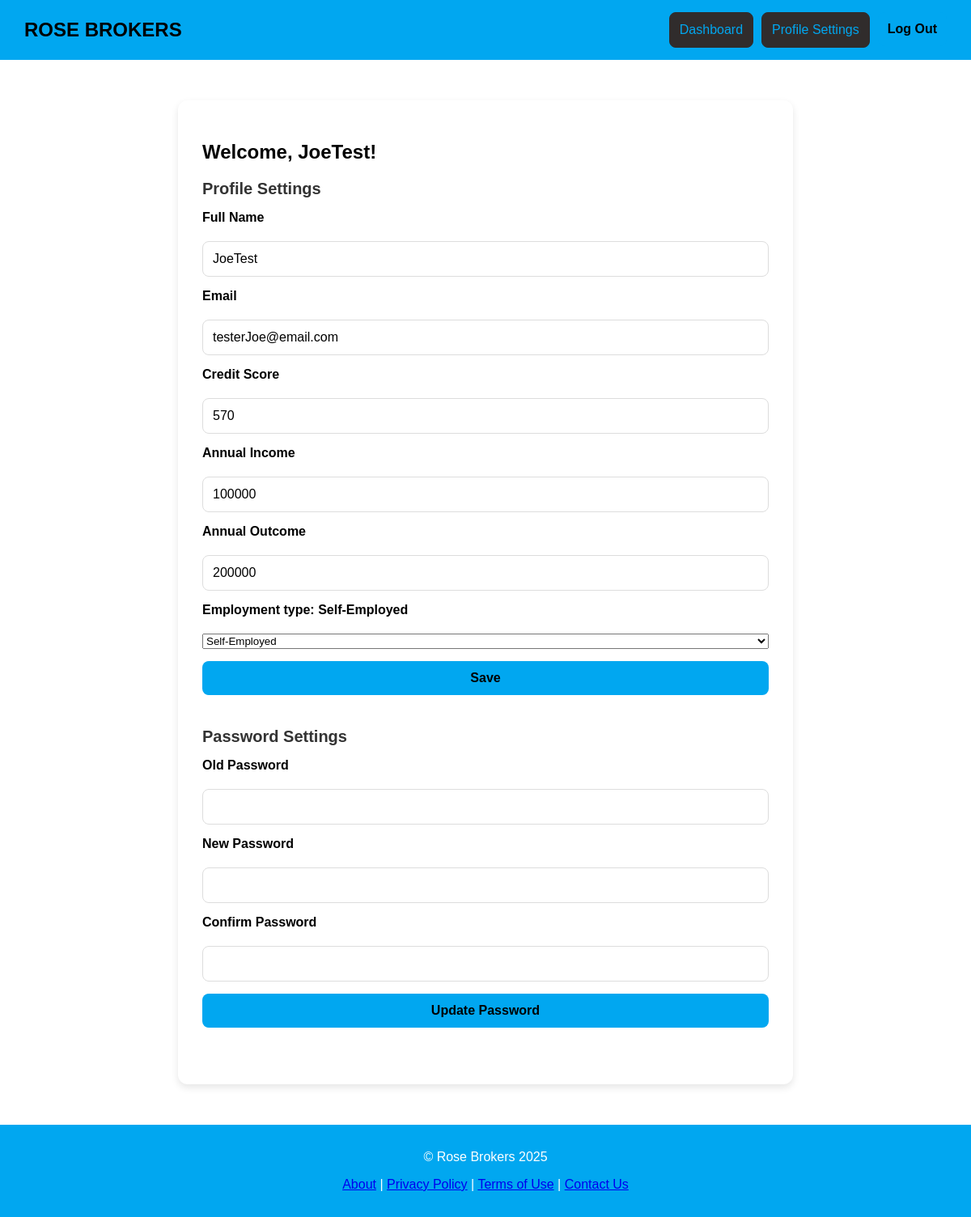
The app's page /settings.php (signed in), older data.
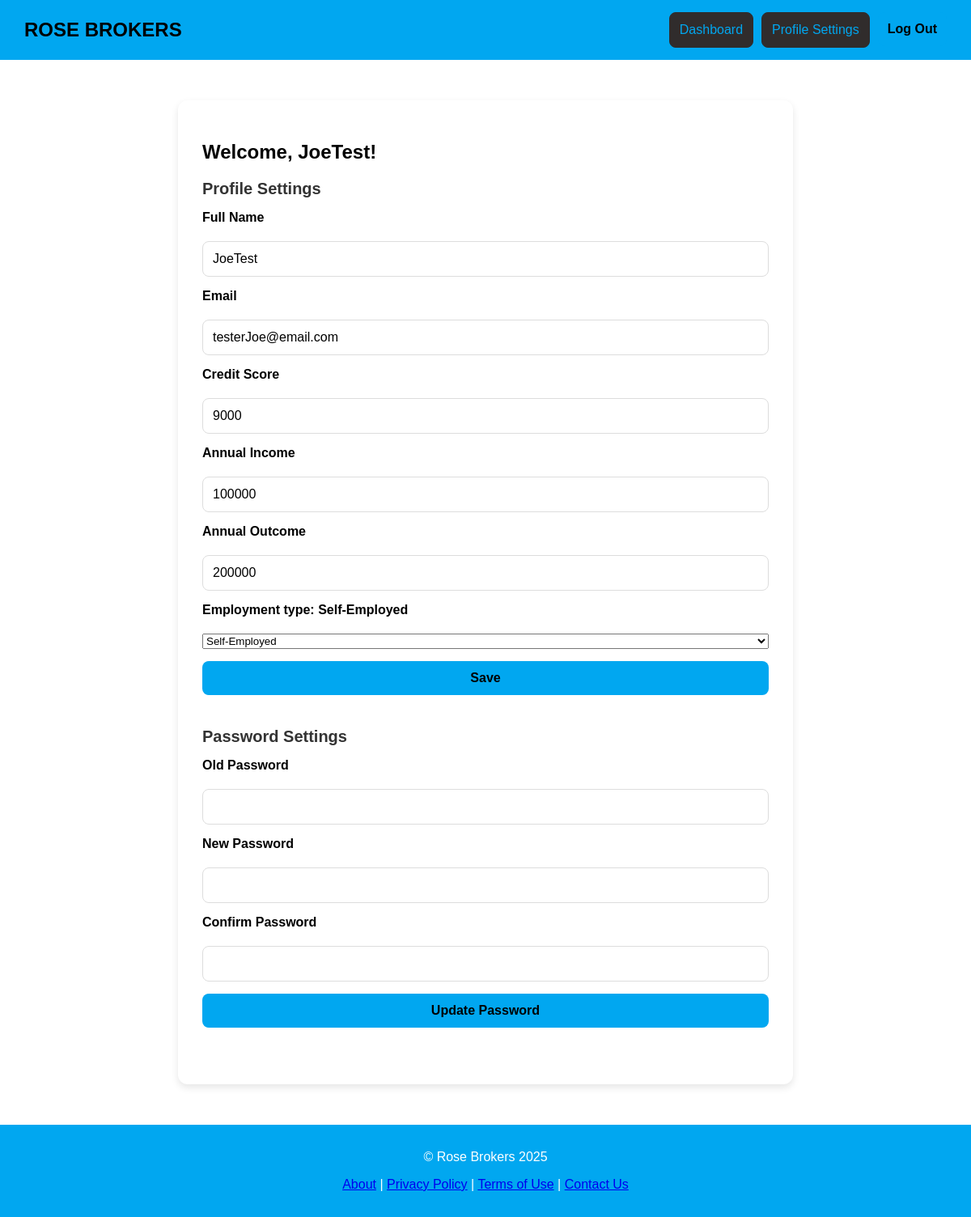
The same page, newer data.
### tables this page shows
CREATE TABLE "Users" (
	"UserId"	INTEGER,
	"Email"	TEXT NOT NULL UNIQUE,
	"FullName"	TEXT NOT NULL,
	"AnnualIncome"	NUMERIC,
	"AnnualOutcome"	NUMERIC,
	"CreditScore"	NUMERIC,
	"EmploymentType"	TEXT,
	"DOB"	TEXT,
	"Password"	TEXT NOT NULL,
	"QuoteId"	TEXT,
	PRIMARY KEY("UserId"),
	FOREIGN KEY("QuoteId") REFERENCES "Quote"("QuoteId")
);

### settings.php (the view, shortened to what this page needs)
<?php
include 'db.php';
require 'headerFooter.php';
$user_id = $_SESSION['user_id'];
$stmt = $conn->prepare("SELECT FullName, Email, CreditScore, AnnualIncome, AnnualOutcome, EmploymentType FROM Users WHERE UserId = ?");
$stmt->execute([$user_id]);
$user = $stmt->fetch(PDO::FETCH_ASSOC);
?>
<!DOCTYPE html>
<html lang="en">
<head>
    <link rel="stylesheet" href="css/global.css" />
</head>
<body>
<?php render_navbar() ?>
<section class="profile-page__container">
    <div class="profile-page__content">
        <h2 class="profile-page__title">Welcome, <?php echo htmlspecialchars($_SESSION['fullname']); ?>!</h2>
        <div class="profile-page__section">
            <h3 class="profile-page__section-title">Profile Settings</h3>
            <form class="profile-page__form" method="POST">
                <label for="FullName" class="profile-page__label">Full Name</label>
                <input type="text" id="FullName" name="FullName" class="profile-page__input" value="<?php echo htmlspecialchars($user['FullName']); ?>">
                <label for="email" class="profile-page__label">Email</label>
                <input type="email" id="email" name="email" class="profile-page__input" value="<?php echo htmlspecialchars($user['Email']); ?>">
                <label for="CreditScore" class="profile-page__label">Credit Score</label>
                <input type="CreditScore" id="CreditScore" name="CreditScore" class="profile-page__input" value="<?php echo htmlspecialchars($user['CreditScore']); ?>">
                <label for="AnnualIncome" class="profile-page__label">Annual Income</label>
                <input type="AnnualIncome" id="AnnualIncome" name="AnnualIncome" class="profile-page__input" value="<?php echo htmlspecialchars($user['AnnualIncome']); ?>">
                <label for="AnnualOutcome" class="profile-page__label">Annual Outcome</label>
                <input type="AnnualOutcome" id="AnnualOutcome" name="AnnualOutcome" class="profile-page__input" value="<?php echo htmlspecialchars($user['AnnualOutcome']); ?>">
                <label for="EmploymentType" class="profile-page__label">
                    Employment type: <?php echo htmlspecialchars($user['EmploymentType'] ?? '', ENT_QUOTES, 'UTF-8'); ?>
                </label>
                <select type="EmploymentType" id="EmploymentType" name="EmploymentType" >
                    <option value="Self-Employed" selected="selected">Self-Employed</option>
                </select>
                <button type="submit" class="profile-page__btn profile-page__btn--save">Save</button>
            </form>
        </div>
        <div class="profile-page__section">
            <h3 class="profile-page__section-title">Password Settings</h3>
            <form class="profile-page__form" method="POST">
                <label for="old_password" class="profile-page__label">Old Password</label>
                <input type="password" id="old_password" name="old_password" class="profile-page__input">
                <label for="new_password" class="profile-page__label">New Password</label>
                <input type="password" id="new_password" name="new_password" class="profile-page__input">
                <label for="confirm_password" class="profile-page__label">Confirm Password</label>
                <input type="password" id="confirm_password" name="confirm_password" class="profile-page__input">
                <button type="submit" class="profile-page__btn profile-page__btn--save">Update Password</button>
            </form>
        </div>
    </div>
</section>
<?php render_footer() ?>
</body>
</html>

### headerFooter.php
<?php
function render_navbar() {
    $navbar = '<header class="navbar">
        <a href="index.php" class="navbar__title-link"><h1 class="navbar__title">ROSE BROKERS</h1></a>
        <div class="navbar__buttons">';
    if (isset($_SESSION['user_type']) && $_SESSION['user_type'] === 'user') {
      $navbar .= '
          <a href="dashboard.php"><button class="btn btn--register">Dashboard</button></a>
          <a href="settings.php"><button class="btn btn--register">Profile Settings</button></a>
          <a href="logout.php"><button class="btn btn--login">Log Out</button></a>';
    } elseif (isset($_SESSION['user_type']) && $_SESSION['user_type'] === 'broker') {
      $navbar .= '
          <a href="broker-dashboard.php"><button class="btn btn--register">Dashboard</button></a>
          <a href="broker-setting.php"><button class="btn btn--register">Profile Settings</button></a>
          <a href="logout.php"><button class="btn btn--login">Log Out</button></a>';
    } else {
      $navbar .= '
          <a href="register.php"><button class="btn btn--register">Register</button></a>
          <a href="login.php"><button class="btn btn--login">Log In</button></a>';
    }
    $navbar .= '</div></header>';
    echo $navbar;
  }
function render_footer(){
    $footer = '    <footer class="footer">
      <p class="footer__text">© Rose Brokers 2025</p>
        <a href="/about.php">About</a> |
        <a href="/privacy.php">Privacy Policy</a> |
        <a href="/terms.php">Terms of Use</a> |
        <a href="/contact.php">Contact Us</a>
      </p>
    </footer> ';
    echo $footer;
}
?>

### css/global.css (style rules this page uses)
body { font-family: Arial, sans-serif; margin: 0; padding: 0; background-color: white; }
.navbar { background-color: #01A7F0; color: black; display: flex; justify-content: space-between; align-items: center; padding: 15px 30px; }
.navbar__title { margin: 0; font-size: 24px; font-weight: bold; text-decoration: none; }
.navbar__title-link { text-decoration: none; color: inherit; }
.navbar__buttons { display: flex; gap: 10px; }
.btn { padding: 12px; border: none; border-radius: 8px; font-size: 16px; cursor: pointer; width: 100%; }
.btn--login { background-color: #01A7F0; color: black; font-weight: bold; border-color: black; border-width: 5px; }
.btn--register { background-color: #302c2c; color: #01A7F0; border: 1px solid #302c2c; }
.profile-page__container { max-width: 700px; margin: 50px auto; background-color: #fff; padding: 30px; border-radius: 12px; box-shadow: 0 4px 10px rgba(0, 0, 0, 0.1); }
.profile-page__section { margin-bottom: 40px; text-align: left; }
.profile-page__section-title { font-size: 20px; margin-bottom: 15px; color: #333; }
.profile-page__form { display: flex; flex-direction: column; gap: 15px; }
.profile-page__label { font-weight: bold; margin-bottom: 5px; }
.profile-page__input { padding: 12px; border: 1px solid #ddd; border-radius: 8px; font-size: 16px; }
.profile-page__btn { padding: 12px 20px; border: none; border-radius: 8px; font-size: 16px; cursor: pointer; }
.profile-page__btn--save { background-color: #01A7F0; color: black; font-weight: bold; }
.footer { background-color: #01A7F0; color: white; text-align: center; padding: 15px; margin-top: 40px; }

Row changes from the older to the newer data that the page shows:
changed users "Self-Employed": CreditScore "570" → "9000"
